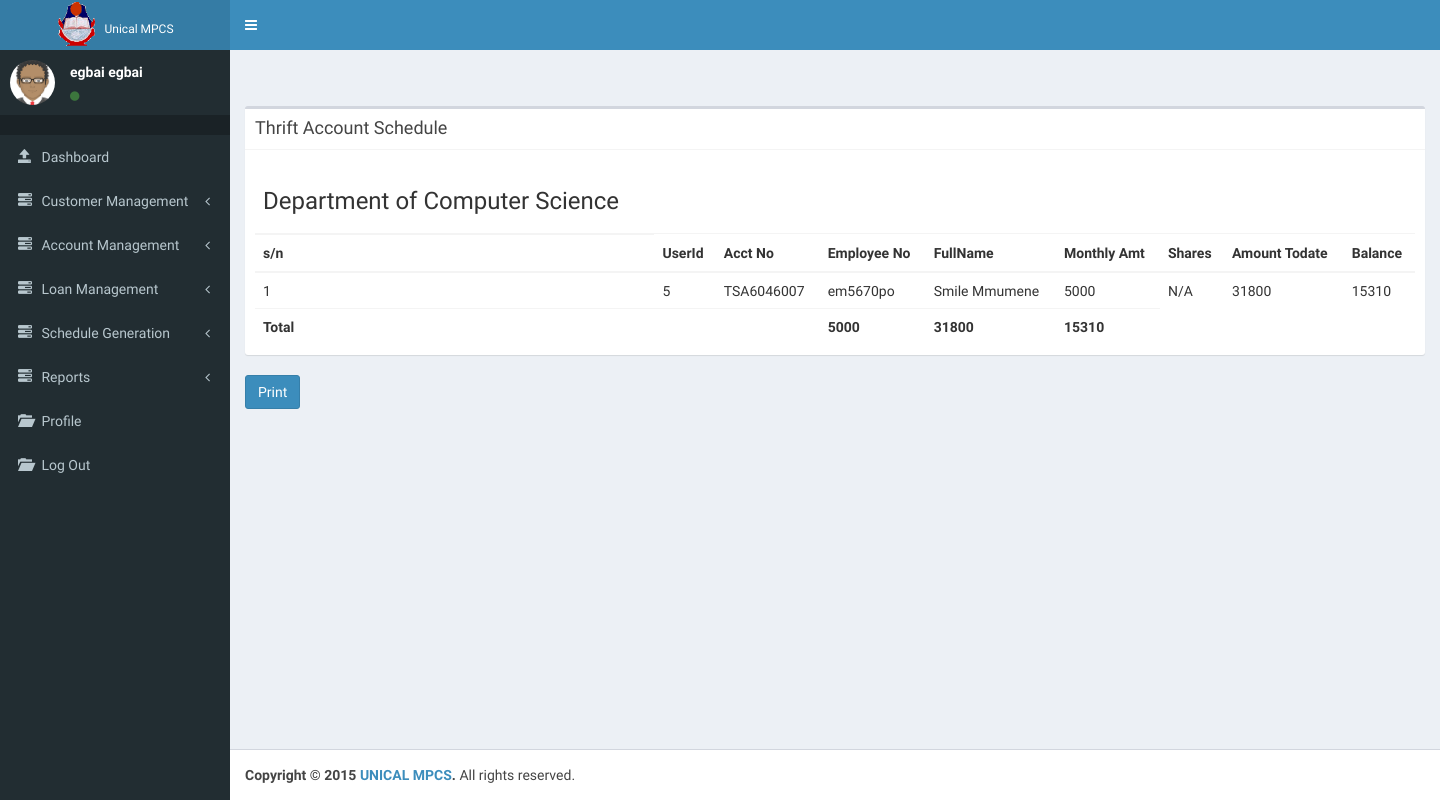
The page /teller/index.php?page=../thrift_schedule&type=thrift (signed in) on the database as committed earlier.
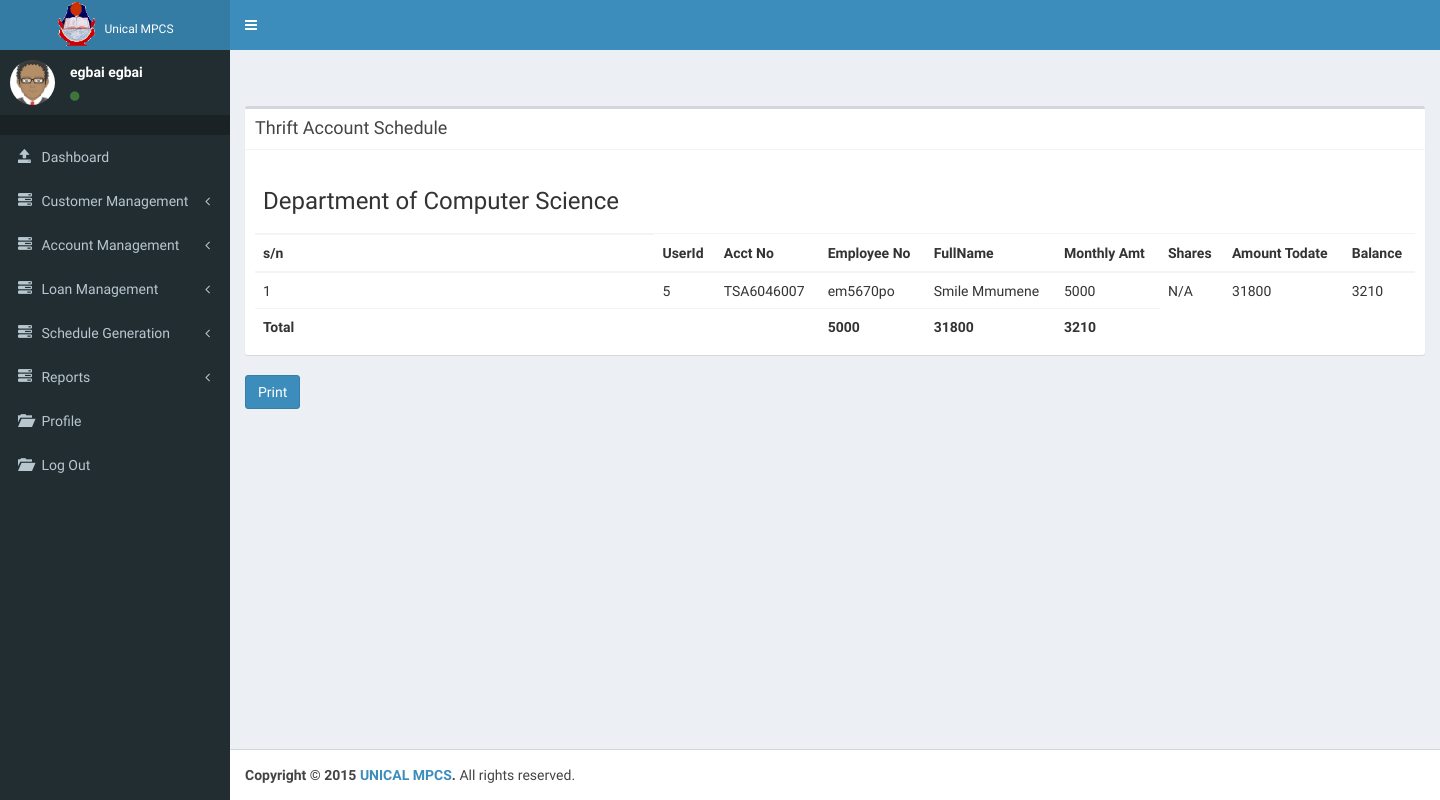
The same page on the database as committed later.
### tables this page shows
CREATE TABLE IF NOT EXISTS `customer` (
`id` int(11) NOT NULL,
  `middle_name` varchar(30) NOT NULL,
  `dob` date NOT NULL,
  `sex` text NOT NULL,
  `img_url` varchar(196) DEFAULT NULL,
  `faculty` int(11) DEFAULT NULL,
  `dept` int(11) DEFAULT NULL,
  `address` text,
  `phone` int(196) DEFAULT NULL,
  `state` text,
  `lga` text,
  `nok_name` text,
  `n_phone` int(11) DEFAULT NULL,
  `reg_date` date NOT NULL,
  `uname` varchar(124) NOT NULL,
  `pwd` text NOT NULL,
  `priviledge` int(124) NOT NULL,
  `email` varchar(124) DEFAULT NULL,
  `title` varchar(20) DEFAULT NULL,
  `surname` varchar(50) NOT NULL,
  `firstname` varchar(50) NOT NULL,
  `employee_no` varchar(124) DEFAULT NULL
);

CREATE TABLE IF NOT EXISTS `account` (
`id` int(11) NOT NULL,
  `emp_id` varchar(124) NOT NULL,
  `balance` float NOT NULL,
  `acct_type` int(14) NOT NULL,
  `d_opened` date NOT NULL,
  `duration` date NOT NULL,
  `acct_no` varchar(124) NOT NULL,
  `save_amt` float NOT NULL,
  `acct_name` varchar(124) NOT NULL,
  `amt_todate` float DEFAULT NULL,
  `department` int(11) NOT NULL,
  `shares` float NOT NULL,
  `number` int(11) NOT NULL
);

CREATE TABLE IF NOT EXISTS `department` (
`id` int(11) NOT NULL,
  `dep_name` varchar(124) NOT NULL,
  `faculty` int(11) NOT NULL
);

### conf/db_connect.php (called while the page is built, shortened)
<?php
function query($string){
$rs = mysql_query($string) or die(mysql_error());
return $rs;
}
?>

### thrift_schedule.php (the view, shortened to what this page needs)
<?php
$type = $_GET['type'];
$tp = '';
$msg = '';
switch ($type) {
  default:
    $tp = '1';
    $msg = "Thrift Account Schedule";
    break;
}
 ?>
<div class="box">
  <div class="box-header with-border">
    <h3 class="box-title"><?php echo $msg;?></h3>
  </div>
   <div class="box-body">
<?php
     $rs = query("SELECT * FROM department");
     while($row = mysql_fetch_array($rs)){
       $idd = $row['id'];
       $name = $row['dep_name'];
       $result = query("SELECT * FROM customer LEFT JOIN account ON customer.id=account.emp_id WHERE acct_type='$tp' AND department='$idd'");
       if(mysql_num_rows($result) < 1){
       }else{
?>
<table class="table">
<thead>
  <tr>
    <th><h3>Department of    <?php echo $name?></h3></th>
  </tr>
  <tr>
    <th>s/n</th>
    <th>UserId</th>
    <th>Acct No</th>
        <th>Employee No</th>
    <th>FullName</th>
    <th>Monthly Amt</th>
    <th>Shares</th>
    <th>Amount Todate</th>
    <th>Balance</th>
  </tr>
</thead>
<tbody>
<?php
$i= 0;
$amt_total = 0;
$bal_total = 0;
$total = 0;
$result = query("SELECT * FROM customer LEFT JOIN account ON customer.id=account.emp_id WHERE acct_type='$tp' AND department='$idd'");
while($row = mysql_fetch_array($result)){
$id = $row['emp_id'];
$fullname = $row['firstname'] . " " . $row['surname'];
$amount = $row['save_amt'];
$emp = $row['employee_no'];
$total += $amount;
$acct_no = $row['acct_no'];
$amt_todate = $row['amt_todate'];
$amt_total += $amt_todate;
$balance = $row['balance'];
$no = $row['number'];
if(($no == 5) || ($acct_type = 2)){
  $shares = "N/A";
}else{
$shares = $row['shares'];
$no +=1;
query("UPDATE account set number='$no' WHERE emp_id='$id'");
}
$bal_total += $balance;
?>
<tr>
  <td>
<?php echo ++$i; ?>
</td>
  <td><?php echo $id;?></td>
<td><?php echo $acct_no;?></td>
  <td><?php echo $emp;?></td>
  <td><?php echo $fullname;?></td>
  <td><?php echo $amount;?></td>
  <td><?php echo $shares;?></td>
  <td><?php echo $amt_todate;?></td>
  <td><?php echo $balance;?></td>
</tr>
<?php
}
?>
<tr>
  <th>
    Total
  </th>
  <td></td>
    <td></td>
  <th>
    <?php echo $total?>
  </th>
  <th>
    <?php echo $amt_total; ?>
  </th>
  <th>
    <?php echo $bal_total; ?>
  </th>
</tr>
</tbody>
</table>
<?php
}}
?>
</div>
</div>
<a href="../print_account.php?type=<?php echo $type;?>" class="btn btn-primary">Print</a>

Rows that differ between the two databases and show on the page:
computed for department "Computer Science": bal_total "15310" → "3210"
changed through a linked row, customer "em5670po": account.balance "15310" → "3210"
